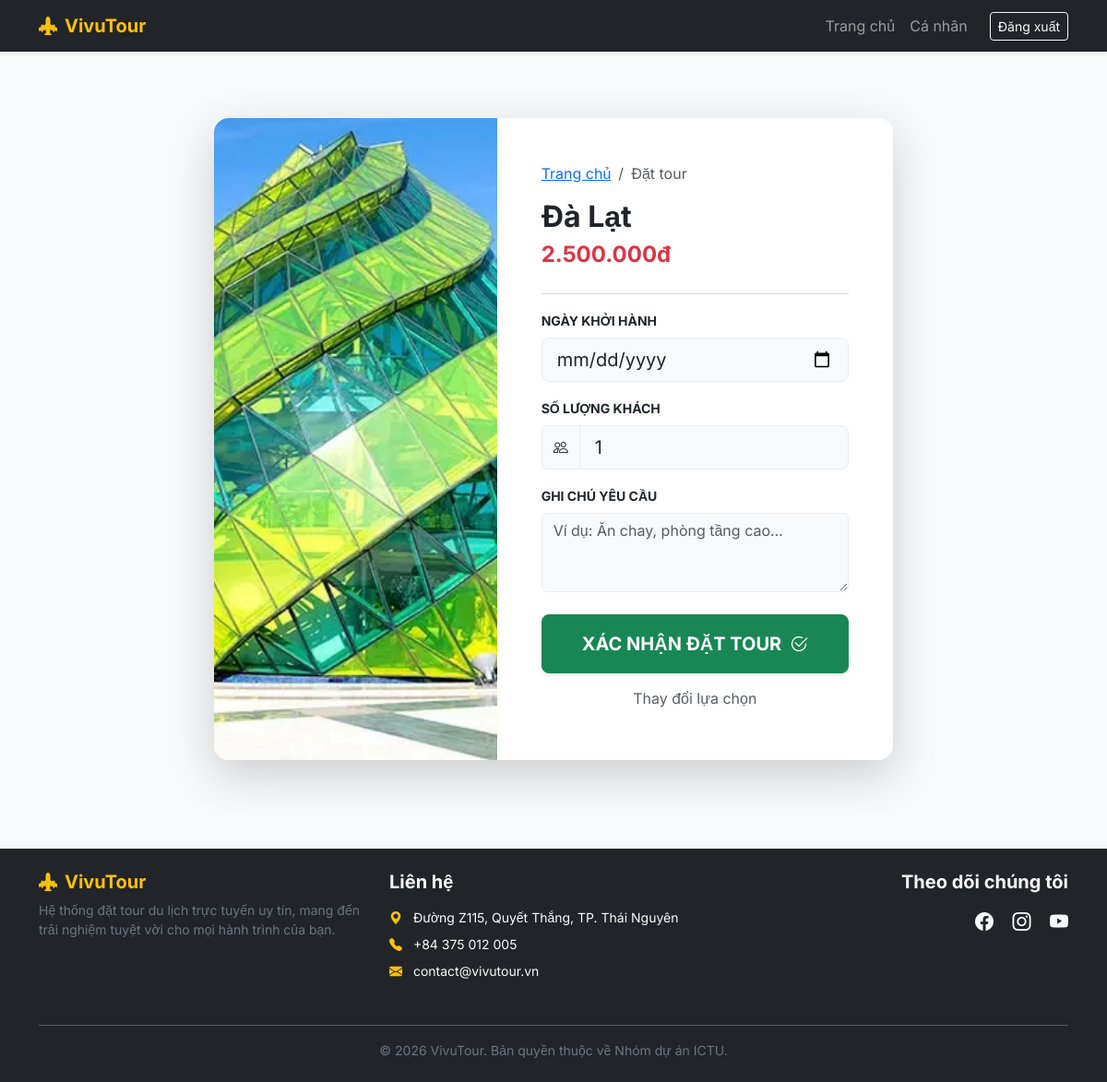
Page /book/2 (signed in) on the committed database.
### app.py (models this page shows)
class Tour(db.Model):
    id = db.Column(db.Integer, primary_key=True)
    name = db.Column(db.String(100), nullable=False)
    price = db.Column(db.String(50), nullable=False)
    image = db.Column(db.String(100), nullable=False)
    description = db.Column(db.Text)  # Cột này sẽ chứa nội dung chi tiết

### app.py (the view, shortened to what this page needs)
@app.route('/book/<int:tour_id>', methods=['GET', 'POST'])
@login_required
def booking(tour_id):
    tour = Tour.query.get_or_404(tour_id)
    return render_template('booking.html', tour=tour)

### app.py (called while the page is built)
@login_manager.user_loader
def load_user(user_id):
    return User.query.get(int(user_id))

### templates/booking.html (shortened to what this page needs)
{% extends "base.html" %}
{% block content %}
<div class="row justify-content-center py-5">
    <div class="col-md-10 col-lg-8">
        <div class="card shadow-lg border-0 rounded-4 overflow-hidden">
            <div class="row g-0">
                <div class="col-md-5">
                    <img src="{{ url_for('static', filename='images/' + tour.image) }}"
                         class="img-fluid h-100"
                         style="object-fit: cover; min-height: 300px;"
                         alt="{{ tour.name }}"
                         onerror="this.src='https://via.placeholder.com/500x700?text=Du+Lịch'">
                </div>
                <div class="col-md-7">
                    <div class="card-body p-4 p-lg-5">
                        <nav aria-label="breadcrumb">
                            <ol class="breadcrumb small">
                                <li class="breadcrumb-item"><a href="/">Trang chủ</a></li>
                                <li class="breadcrumb-item active">Đặt tour</li>
                            </ol>
                        </nav>
                        <h2 class="fw-bold text-dark mb-1">{{ tour.name }}</h2>
                        <p class="text-danger fs-4 fw-bold mb-4">{{ tour.price }} </p>
                        <hr class="text-muted opacity-25">
                        <form action="/book/{{ tour.id }}" method="POST">
                            <div class="mb-3">
                                <label class="form-label fw-bold small text-uppercase">Ngày khởi hành</label>
                                <input type="date" name="departure_date" class="form-control form-control-lg border-light-subtle bg-light" required>
                            </div>
                            <div class="mb-3">
                                <label class="form-label fw-bold small text-uppercase">Số lượng khách</label>
                                <div class="input-group">
                                    <span class="input-group-text bg-light border-light-subtle"><i class="bi bi-people"></i></span>
                                    <input type="number" name="guests" class="form-control form-control-lg border-light-subtle bg-light" min="1" max="20" value="1" required>
                                </div>
                            </div>
                            <div class="mb-4">
                                <label class="form-label fw-bold small text-uppercase">Ghi chú yêu cầu</label>
                                <textarea name="note" class="form-control border-light-subtle bg-light" rows="3" placeholder="Ví dụ: Ăn chay, phòng tầng cao..."></textarea>
                            </div>
                            <div class="d-grid gap-2">
                                {% if current_user.is_authenticated %}
                                    <button type="submit" class="btn btn-success btn-lg py-3 fw-bold rounded-3 shadow-sm">
                                        XÁC NHẬN ĐẶT TOUR <i class="bi bi-check2-circle ms-1"></i>
                                    </button>
                                {% else %}
                                    <a href="/login" class="btn btn-warning btn-lg py-3 fw-bold rounded-3 shadow-sm">
                                        ĐĂNG NHẬP ĐỂ ĐẶT TOUR
                                    </a>
                                {% endif %}
                                <a href="/" class="btn btn-link text-muted text-decoration-none">Thay đổi lựa chọn</a>
                            </div>
                        </form>
                    </div>
                </div>
            </div>
        </div>
    </div>
</div>
{% endblock %}

### templates/base.html (style rules this page uses)
body { font-family: 'Inter', sans-serif; background-color: #f8f9fa; }

### rows in the picture
Tour: image (picture), name "Đà Lạt", price "2.500.000đ"
